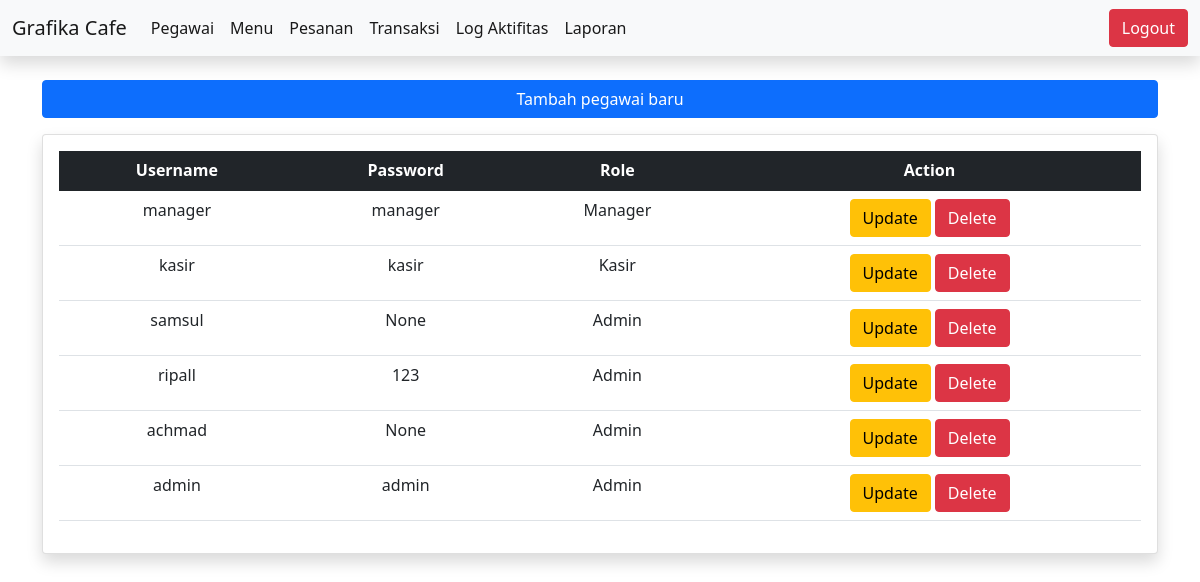
/pegawai/ (signed in), run on an earlier commit of the app's database.
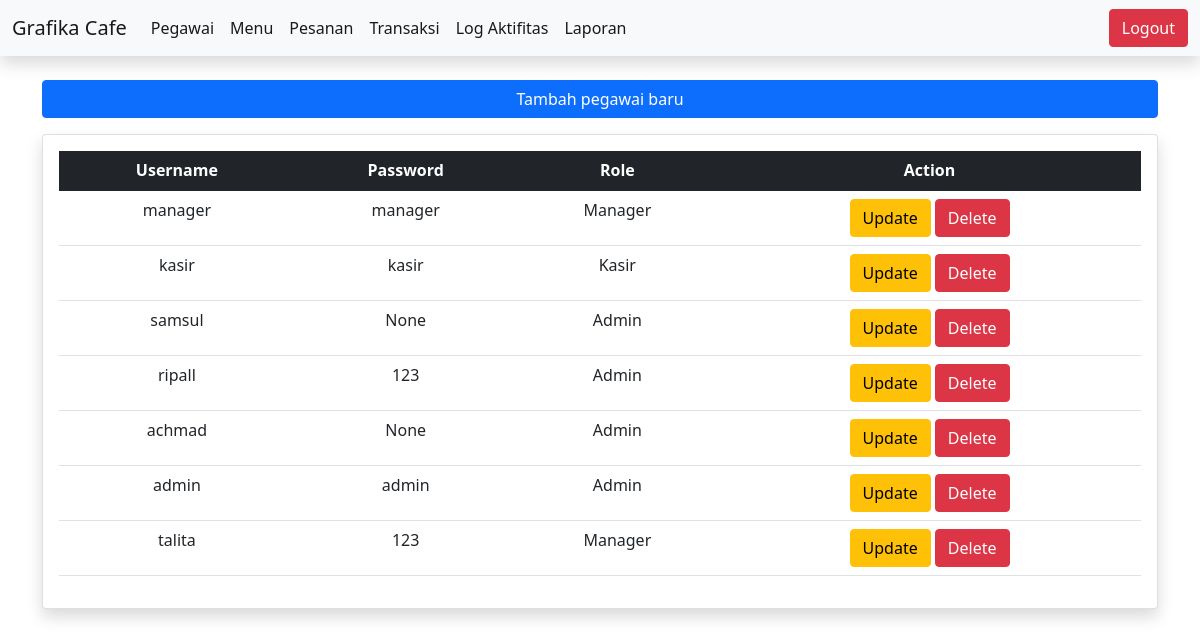
And on a later commit of the database.
### pegawai/models.py (models this page shows)
class Pegawai(AbstractUser):
    role_list = (
        (ADMIN, 'Admin'),
        (MANAGER, 'Manager'),
        (KASIR, 'Kasir')
    )
    role = models.CharField(max_length=100, choices=role_list, default=ADMIN)
    text_password = models.CharField(max_length=100, blank=True, null=True)

### pegawai/views.py (the view)
# urls.py: path('pegawai/', include('pegawai.urls')),
@login_required
def pegawai(request):
    if request.user.role != 'Admin':
        return HttpResponse('Anda bukan admin')
    s = Session.objects.all()
    context = {
        'pegawai': Pegawai.objects.all()
    }
    return render(request, 'pegawai.html', context)

### templates/pegawai.html (shortened to what this page needs)
{% extends 'base.html' %}
{% block content %}
<div class="d-grid gap-2">
  <button type="button" class="btn btn-primary mb-3" data-bs-toggle="modal" data-bs-target="#exampleModalPegawaiBaru">
  Tambah pegawai baru
</button>
</div>
<div class="card shadow">
  <div class="card-body">
    <table class="table">
  <thead class="table-dark">
    <tr>
      <th scope="col" class = "text-center">Username</th>
      <th scope="col" class = "text-center">Password</th>
      <th scope="col" class = "text-center">Role</th>
      <th scope="col" class = "text-center">Action</th>
    </tr>
  </thead>
  <tbody>
      {% for p in pegawai %}
    <tr>
      <td class = "text-center">{{p.username}}</td>
      <td class = "text-center">{{p.text_password}}</td>
      <td class = "text-center">{{p.role}}</td>
      <td class = "text-center">
          <button type="button" class="btn btn-warning" data-bs-toggle="modal" data-bs-target="#exampleModalUpdate-{{p.id}}">Update</button>
          <button type="button" class="btn btn-danger" data-bs-toggle="modal" data-bs-target="#exampleModalDelete-{{p.id}}">Delete</button>
      </td>
      {% endfor %}
    </tr>
  </tbody>
</table>
  </div>
</div>
{% endblock content %}

What changed in the data, as far as the page shows it:
added Pegawai: username "talita", text_password "123", role "Manager"
